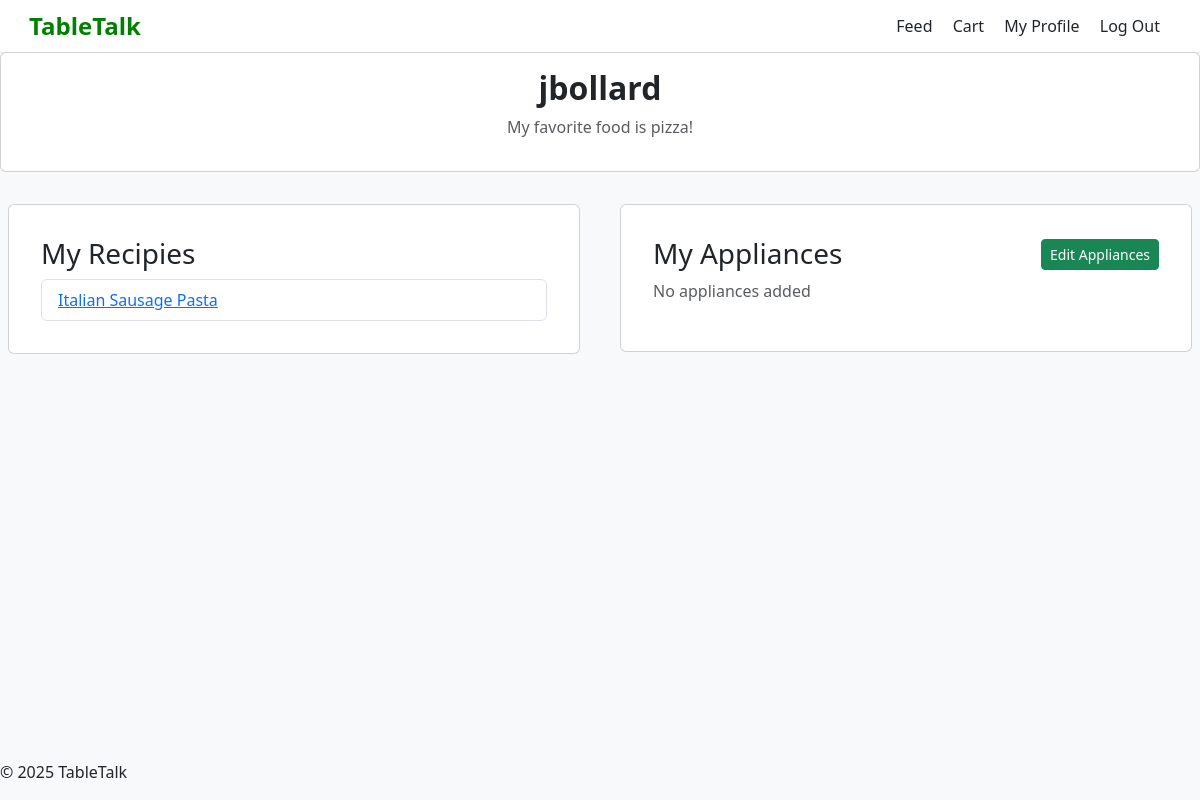
The app's page /my_profile (signed in), older data.
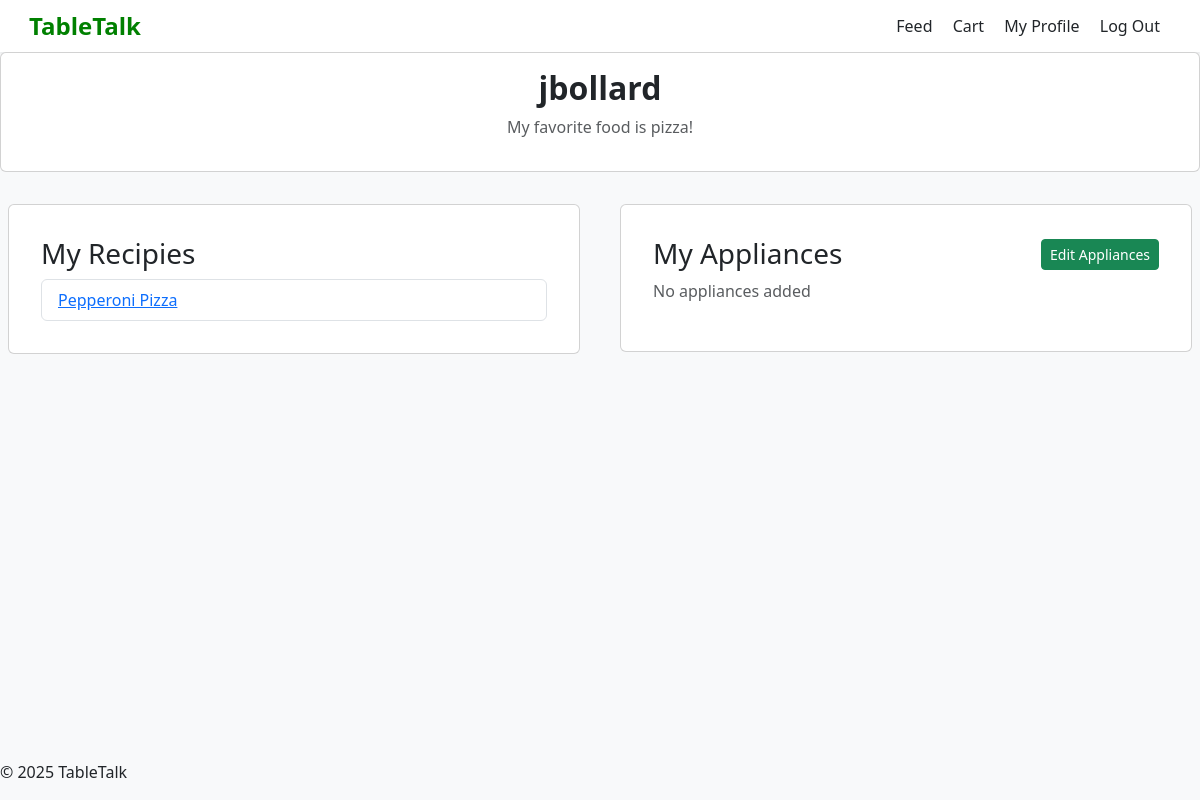
The same page, newer data.
### tables this page shows
CREATE TABLE posts
(
    id INTEGER PRIMARY KEY AUTOINCREMENT,
    user_id INTEGER NOT NULL,
    title TEXT NOT NULL,
    category TEXT,
    steps TEXT,
    ingredients TEXT,
    appliances TEXT,
    username TEXT,
    FOREIGN KEY (user_id) REFERENCES users(id)
);

### app.py (the view)
@app.route('/my_profile')
def my_profile():
    if "username" in session:
        db = get_db()
        cur = db.execute('SELECT * FROM users WHERE username = ?',
                         [session['username']])
        user = cur.fetchone()
        if user is not None:
            appliances = db.execute('SELECT * FROM appliances WHERE user_id = ?', [user['id']]).fetchone()
            recipes = db.execute('SELECT * FROM posts WHERE user_id = ? ORDER BY id DESC', [user['id']]).fetchall()
            return render_template('user_profile.html', user=user,appliances=appliances,recipes=recipes)
        else:
            flash("User does not exist", "error")
            print_flashes()
            return redirect(url_for('show_feed'))
    else:
        flash("Your username is needed load your profile", "error")
        print_flashes()
        return redirect(url_for('show_feed'))

### app.py (called while the page is built)
def connect_db():
    rv = sqlite3.connect(app.config['DATABASE'])
    rv.row_factory = sqlite3.Row
    return rv

def get_db():
    if not hasattr(g, 'sqlite_db'):
        g.sqlite_db = connect_db()
    return g.sqlite_db

### templates/user_profile.html (shortened to what this page needs)
{% extends "layout.html" %}
{% block content %}
    <div>
        <div class="card mb-4">
            <div class="card-body">
                <section class="profile-info text-center">
                    <h2 class="fw-bold">{{ user.username }}</h2>
                    <p class="text-muted">My favorite food is {{ user.favorite_food }}!</p>
                </section>
            </div>
        </div>
        <div class="row">
            <div class="col-md-6">
                <div class="card mb-4 p-3 m-2">
                    <div class="card-body p-3">
                        {% if user['username'] == session['username'] %}
                            <h3>My Recipies</h3>
                        {% else %}
                            <h3>{{ user.username }}'s Recipies</h3>
                        {% endif %}
                        {% if recipes %}
                            <ul class="list-group">
                                {% for recipe in recipes %}
                                    <li class="list-group-item">
                                        <a href="{{ url_for('view_recipe', recipe_id=recipe['id']) }}">
                                            {{ recipe['title'] }}
                                        </a>
                                    </li>
                                {% endfor %}
                            </ul>
                        {% else %}
                            <p class="text-muted">No recipes posted yet</p>
                        {% endif %}
                    </div>
                </div>
            </div>
        <div class="col-md-6">
            <div class="card mb-4 p-3 m-2">
                <div class="card-body p-3">
                    <div class="d-flex justify-content-between align-items-center">
                        {% if user['username'] == session['username'] %}
                            <h3 class="mb-0">My Appliances</h3>
                            <button class="btn btn-success btn-sm" data-bs-toggle="modal" data-bs-target="#appliancesModal">
                                Edit Appliances
                            </button>
                        {% else %}
                            <h3 class="mb-0">{{ user.username }}'s Appliances</h3>
                        {% endif %}
                    </div>
                    {% if appliances %}
                        <div class="mt-3">
                            {% if appliances['stove'] %}<span class="badge bg-success m-1">Stove</span>{% endif %}
                            {% if appliances['oven'] %}<span class="badge bg-success m-1">Oven</span>{% endif %}
                            {% if appliances['microwave'] %}<span class="badge bg-success m-1">Microwave</span>{% endif %}
                            {% if appliances['blender'] %}<span class="badge bg-success m-1">Blender</span>{% endif %}
                            {% if appliances['toaster'] %}<span class="badge bg-success m-1">Toaster</span>{% endif %}
                            {% if appliances['air_fryer'] %}<span class="badge bg-success m-1">Air Fryer</span>{% endif %}
                            {% if appliances['slow_cooker'] %}<span class="badge bg-success m-1">Slow Cooker</span>{% endif %}
                            {% if appliances['pressure_cooker'] %}<span class="badge bg-success m-1">Pressure Cooker</span>{% endif %}
                            {% if appliances['grill'] %}<span class="badge bg-success m-1">Grill</span>{% endif %}
                        </div>
                    {% else %}
                        <p class="text-muted mt-2">No appliances added</p>
                    {% endif %}
                </div>
            </div>
        </div>
        </div>
    </div>
    <footer class="fixed-bottom">
        <p>&copy; 2025 TableTalk</p>
    </footer>
{% endblock %}

Row changes from the older to the newer data that the page shows:
removed posts: title "Italian Sausage Pasta"
added posts: title "Pepperoni Pizza"
